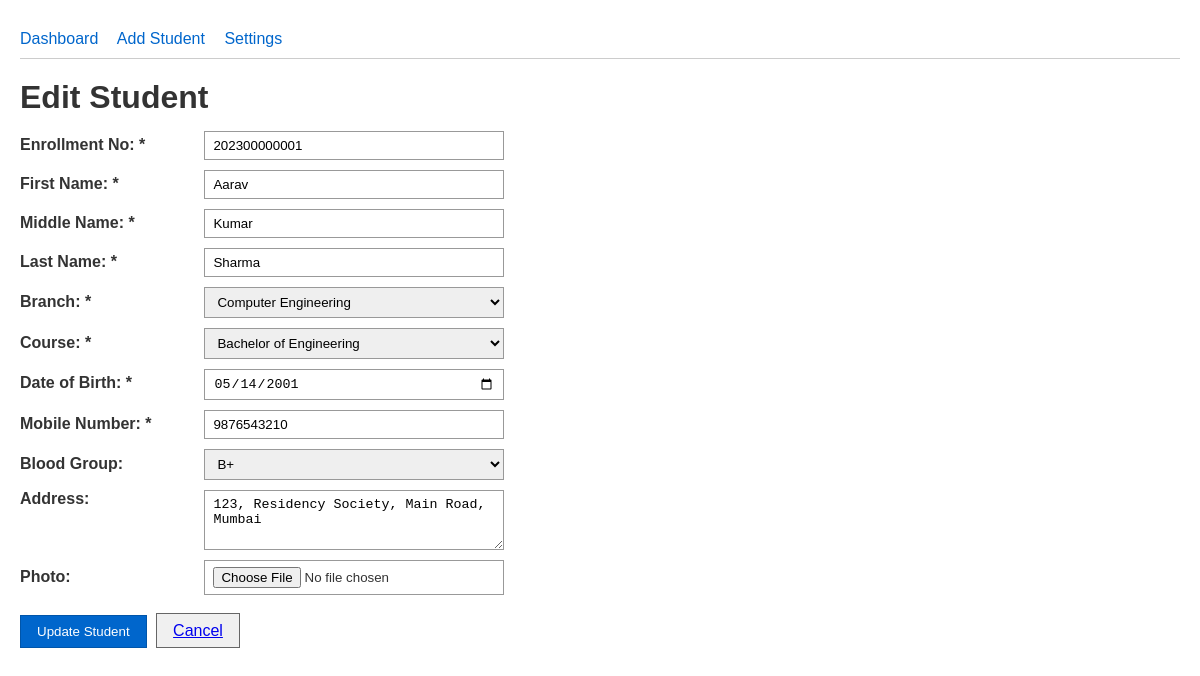
The page /edit_student.php?id=1 on the database its author committed.
### tables this page shows
CREATE TABLE IF NOT EXISTS students (
    id INT AUTO_INCREMENT PRIMARY KEY,
    enrollment_no VARCHAR(20) NOT NULL,
    name VARCHAR(150) NOT NULL,
    dob DATE NOT NULL,
    mobile VARCHAR(15) NOT NULL,
    address TEXT NOT NULL,
    branch VARCHAR(100) NOT NULL,
    course VARCHAR(100) NOT NULL,
    blood_group VARCHAR(5) NOT NULL,
    photo VARCHAR(255) NULL,
    is_printed TINYINT(1) NOT NULL DEFAULT 0,
    UNIQUE(enrollment_no),
    UNIQUE(mobile)
);

### edit_student.php (the view, shortened to what this page needs)
<?php
require_once 'config.php';
$id = isset($_GET['id']) ? (int)$_GET['id'] : (isset($_POST['id']) ? (int)$_POST['id'] : 0);
$result = mysqli_query($conn, "SELECT s.* FROM students s WHERE s.id = '$id'");
$student = mysqli_fetch_assoc($result);
$static_branches = [
    'Computer Engineering',
    'Information Technology',
    'Electronics & Communication Engineering',
    'Electrical Engineering',
    'Mechanical Engineering',
    'Civil Engineering',
    'Other'
];
$static_courses = [
    'Bachelor of Engineering',
    'Master of Engineering',
    'Diploma',
    'Ph.D',
    'Other'
];
$parts = explode(' ', trim($student['name']));
$first_name = $parts[0] ?? '';
$last_name = count($parts) > 1 ? array_pop($parts) : '';
array_shift($parts);
$middle_name = implode(' ', $parts);
$enrollment_no = $student['enrollment_no'];
$branch = $student['branch'];
$course = $student['course'] ?? '';
$dob = $student['dob'];
$mobile = $student['mobile'];
$blood_group = $student['blood_group'];
$address = $student['address'];
?>
<!DOCTYPE html>
<html>
<head>
    <link rel="stylesheet" href="style.css">
</head>
<body>
    <div class="nav">
        <a href="index.php">Dashboard</a>
        <a href="add_student.php">Add Student</a>
        <a href="settings.php">Settings</a>
    </div>
    <h1>Edit Student</h1>
    <form method="POST" action="edit_student.php?id=<?php echo $id; ?>" enctype="multipart/form-data">
        <div class="form-group">
            <label for="enrollment_no">Enrollment No: *</label>
            <input type="text" name="enrollment_no" id="enrollment_no" required pattern="\d{12}" title="Must be exactly 12 digits" maxlength="12" minlength="12" value="<?php echo htmlspecialchars($enrollment_no); ?>">
        </div>
        <div class="form-group">
            <label for="first_name">First Name: *</label>
            <input type="text" name="first_name" id="first_name" value="<?php echo htmlspecialchars($first_name); ?>" required pattern="^[A-Za-z\s]+$" title="Only alphabets allowed">
        </div>
        <div class="form-group">
            <label for="middle_name">Middle Name: *</label>
            <input type="text" name="middle_name" id="middle_name" value="<?php echo htmlspecialchars($middle_name); ?>" required pattern="^[A-Za-z\s]+$" title="Only alphabets allowed">
        </div>
        <div class="form-group">
            <label for="last_name">Last Name: *</label>
            <input type="text" name="last_name" id="last_name" value="<?php echo htmlspecialchars($last_name); ?>" required pattern="^[A-Za-z\s]+$" title="Only alphabets allowed">
        </div>
        <div class="form-group">
            <label for="branch">Branch: *</label>
            <select name="branch" id="branch" required>
                <?php foreach ($static_branches as $b): ?>
                    <option value="<?php echo $b; ?>" <?php if ($branch === $b) echo 'selected'; ?>><?php echo htmlspecialchars($b); ?></option>
                <?php endforeach; ?>
            </select>
        </div>
        <div class="form-group">
            <label for="course">Course: *</label>
            <select name="course" id="course" required>
                <?php foreach ($static_courses as $c): ?>
                    <option value="<?php echo $c; ?>" <?php if ($course === $c) echo 'selected'; ?>><?php echo htmlspecialchars($c); ?></option>
                <?php endforeach; ?>
            </select>
        </div>
        <div class="form-group">
            <label for="dob">Date of Birth: *</label>
            <input type="date" name="dob" id="dob" value="<?php echo htmlspecialchars($dob); ?>" required>
        </div>
        <div class="form-group">
            <label for="mobile">Mobile Number: *</label>
            <input type="text" name="mobile" id="mobile" value="<?php echo htmlspecialchars($mobile); ?>" required pattern="\d{10}" title="Must be exactly 10 digits" maxlength="10" minlength="10">
        </div>
        <div class="form-group">
            <label for="blood_group">Blood Group:</label>
            <select name="blood_group" id="blood_group" required>
                <?php
                $blood_groups = ['A+', 'A-', 'B+', 'B-', 'AB+', 'AB-', 'O+', 'O-'];
                foreach ($blood_groups as $bg) {
                    $selected = ($blood_group == $bg) ? 'selected' : '';
                    echo "<option value=\"$bg\" $selected>$bg</option>";
                }
                ?>
            </select>
        </div>
        <div class="form-group">
            <label for="address">Address:</label>
            <textarea name="address" id="address" required><?php echo htmlspecialchars($address); ?></textarea>
        </div>
        <div class="form-group">
            <label>Photo:</label>
            <input type="file" name="photo" id="photo" accept="image/*">
        </div>
        <div class="form-group" style="margin-top: 20px;">
            <button type="submit" class="btn btn-primary">Update Student</button>
            <a href="index.php" class="btn">Cancel</a>
        </div>
    </form>
</body>
</html>

### style.css (style rules this page uses)
* { margin: 0; padding: 0; box-sizing: border-box; }
body { font-family: Arial, sans-serif; margin: 20px; background: #fff; color: #333; }
h1, h2 { margin-bottom: 15px; }
.nav { margin-bottom: 20px; padding: 10px 0; border-bottom: 1px solid #ccc; }
.nav a { margin-right: 15px; text-decoration: none; color: #0066cc; }
.form-group { margin-bottom: 10px; }
.form-group label { display: inline-block; width: 180px; font-weight: bold; }
.form-group input, .form-group select, .form-group textarea { padding: 6px 8px; width: 300px; border: 1px solid #999; }
.form-group textarea { height: 60px; vertical-align: top; }
.btn { padding: 8px 16px; cursor: pointer; border: 1px solid #666; background: #f0f0f0; margin-right: 5px; }
.btn-primary { background: #0066cc; color: #fff; border-color: #0055aa; }

### rows shown on the page
students: enrollment_no "202300000001", first_name "Aarav", last_name "Sharma", branch "Computer Engineering", course "Bachelor of Engineering", dob "05/14/2001", mobile "9876543210", address "123, Residency Society, Main Road, Mumbai"

### other values the page prints
form field blood_group "B+"
